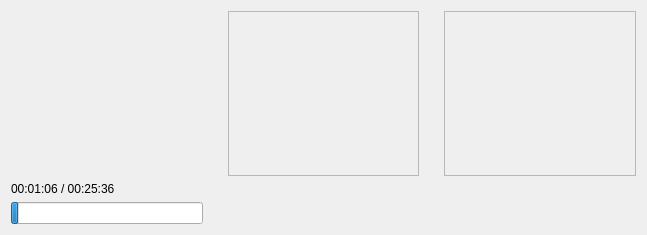
<?xml version="1.0" encoding="UTF-8"?>
<ui version="4.0">
 <class>PreviewWidget</class>
 <widget class="QWidget" name="PreviewWidget">
  <property name="geometry">
   <rect>
    <x>0</x>
    <y>0</y>
    <width>647</width>
    <height>235</height>
   </rect>
  </property>
  <property name="windowTitle">
   <string>Preview</string>
  </property>
  <property name="locale">
   <locale language="English" country="UnitedStates"/>
  </property>
  <layout class="QGridLayout" name="gridLayout">
   <property name="horizontalSpacing">
    <number>25</number>
   </property>
   <item row="0" column="0">
    <widget class="VlcWidgetVideo" name="currentPlaybackVideo" native="true"/>
   </item>
   <item row="1" column="0">
    <widget class="QLabel" name="label_lengthCurrentMedia">
     <property name="sizePolicy">
      <sizepolicy hsizetype="Ignored" vsizetype="Fixed">
       <horstretch>0</horstretch>
       <verstretch>0</verstretch>
      </sizepolicy>
     </property>
     <property name="text">
      <string>00:01:06 / 00:25:36</string>
     </property>
    </widget>
   </item>
   <item row="1" column="2" rowspan="2">
    <layout class="QHBoxLayout" name="horizontalLayout">
     <item alignment="Qt::AlignTop">
      <widget class="QLabel" name="label_mediaNext">
       <property name="sizePolicy">
        <sizepolicy hsizetype="Ignored" vsizetype="Preferred">
         <horstretch>0</horstretch>
         <verstretch>0</verstretch>
        </sizepolicy>
       </property>
       <property name="text">
        <string/>
       </property>
      </widget>
     </item>
     <item alignment="Qt::AlignRight|Qt::AlignTop">
      <widget class="QLabel" name="label_lengthMediaNext">
       <property name="sizePolicy">
        <sizepolicy hsizetype="Maximum" vsizetype="Preferred">
         <horstretch>0</horstretch>
         <verstretch>0</verstretch>
        </sizepolicy>
       </property>
       <property name="text">
        <string/>
       </property>
      </widget>
     </item>
    </layout>
   </item>
   <item row="2" column="0">
    <widget class="QProgressBar" name="progressBar_currentMedia">
     <property name="sizePolicy">
      <sizepolicy hsizetype="Ignored" vsizetype="Fixed">
       <horstretch>0</horstretch>
       <verstretch>0</verstretch>
      </sizepolicy>
     </property>
     <property name="value">
      <number>4</number>
     </property>
     <property name="textVisible">
      <bool>false</bool>
     </property>
    </widget>
   </item>
   <item row="1" column="3" rowspan="2">
    <layout class="QHBoxLayout" name="horizontalLayout_2">
     <item alignment="Qt::AlignTop">
      <widget class="QLabel" name="label_mediaFuture">
       <property name="sizePolicy">
        <sizepolicy hsizetype="Ignored" vsizetype="Preferred">
         <horstretch>0</horstretch>
         <verstretch>0</verstretch>
        </sizepolicy>
       </property>
       <property name="text">
        <string/>
       </property>
      </widget>
     </item>
     <item alignment="Qt::AlignTop">
      <widget class="QLabel" name="label_lengthMediaFuture">
       <property name="sizePolicy">
        <sizepolicy hsizetype="Maximum" vsizetype="Preferred">
         <horstretch>0</horstretch>
         <verstretch>0</verstretch>
        </sizepolicy>
       </property>
       <property name="text">
        <string/>
       </property>
      </widget>
     </item>
    </layout>
   </item>
   <item row="0" column="2">
    <widget class="QFrame" name="frame">
     <property name="frameShape">
      <enum>QFrame::StyledPanel</enum>
     </property>
     <property name="frameShadow">
      <enum>QFrame::Raised</enum>
     </property>
     <layout class="QHBoxLayout" name="horizontalLayout_3">
      <property name="margin">
       <number>0</number>
      </property>
      <item>
       <widget class="QLabel" name="label_pictureNextMedia">
        <property name="sizePolicy">
         <sizepolicy hsizetype="Ignored" vsizetype="Preferred">
          <horstretch>0</horstretch>
          <verstretch>0</verstretch>
         </sizepolicy>
        </property>
        <property name="maximumSize">
         <size>
          <width>191</width>
          <height>16777215</height>
         </size>
        </property>
        <property name="text">
         <string/>
        </property>
        <property name="scaledContents">
         <bool>true</bool>
        </property>
       </widget>
      </item>
     </layout>
    </widget>
   </item>
   <item row="0" column="3">
    <widget class="QFrame" name="frame_2">
     <property name="frameShape">
      <enum>QFrame::StyledPanel</enum>
     </property>
     <property name="frameShadow">
      <enum>QFrame::Raised</enum>
     </property>
     <layout class="QHBoxLayout" name="horizontalLayout_4">
      <property name="margin">
       <number>0</number>
      </property>
      <item>
       <widget class="QLabel" name="label_pictureFutureMedia">
        <property name="maximumSize">
         <size>
          <width>191</width>
          <height>16777215</height>
         </size>
        </property>
        <property name="text">
         <string/>
        </property>
        <property name="scaledContents">
         <bool>true</bool>
        </property>
       </widget>
      </item>
     </layout>
    </widget>
   </item>
  </layout>
 </widget>
 <customwidgets>
  <customwidget>
   <class>VlcWidgetVideo</class>
   <extends>QWidget</extends>
   <header>vlcwidgetvideo.h</header>
   <container>1</container>
  </customwidget>
 </customwidgets>
 <resources/>
 <connections/>
</ui>
